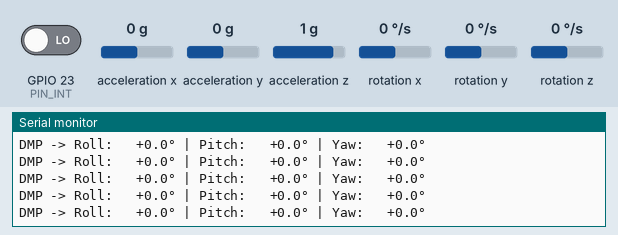
Bench run of a sketch on a simulated ESP32. Parts: the last lines printed to the serial monitor. The test bench sets the inputs (shaded band); at power-on: acceleration x 0 g, acceleration y 0 g, acceleration z 1 g, rotation z 0 °/s, GPIO 23 (PIN_INT) LOW, rotation x 0 °/s, rotation y 0 °/s. The sensor or clock chip raises its interrupt line as the real part does.

Above: at 2.2 s.
2.3 s: acceleration x set to -1.4 g
At 2.37 s:
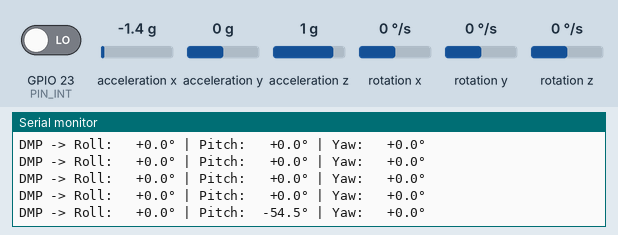
4.2 s: acceleration y set to -1.4 g
At 4.26 s:
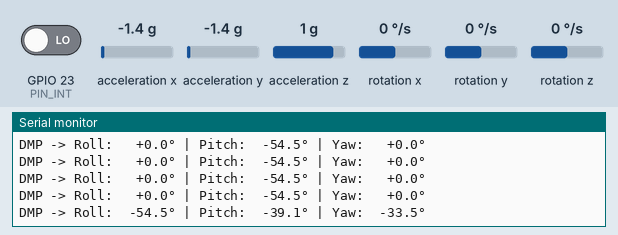
6.1 s: acceleration z set to -1.4 g
At 6.25 s:
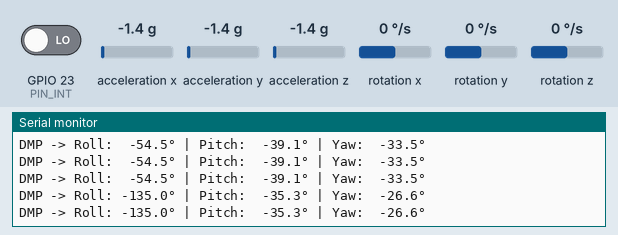
8.0 s: rotation z set to -192 °/s
At 8.66 s:
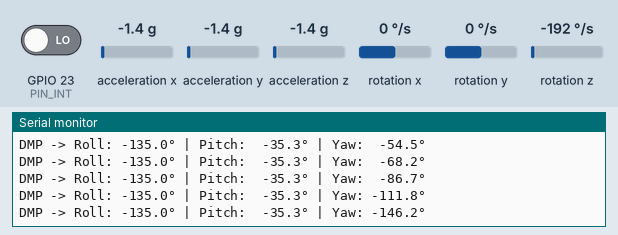
10.1 s: acceleration x set to 0 g
At 10.23 s:
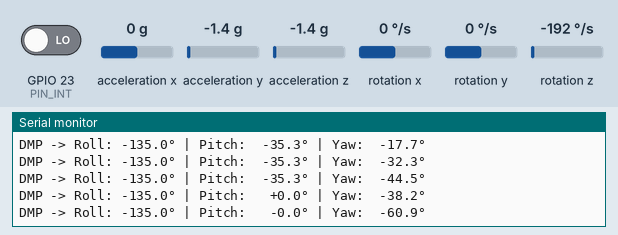
11.7 s: acceleration z set to 0 g
At 11.8 s:
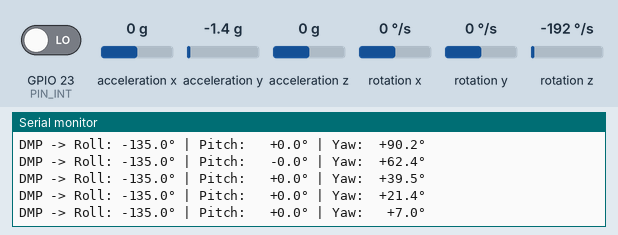
Timing chart, 0 to 14.7 s (numbered marks = the images above; inputs shaded):
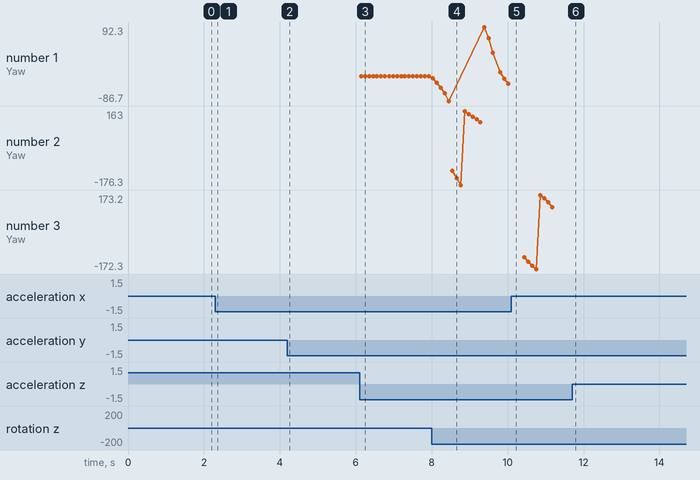

The sketch:

prueba_dmp.ino
```cpp
#include <Arduino.h>
#include <Wire.h>
#include "I2Cdev.h"
#include "MPU6050_6Axis_MotionApps20.h"

MPU6050 mpu;

// Pines
static const uint8_t PIN_INT = 23;

// Variables de control del DMP
bool dmpListo = false;
uint8_t mpuIntStatus;
uint8_t devStatus;
uint16_t packetSize;
uint16_t fifoCount;
uint8_t fifoBuffer[64];

// Orientación
Quaternion q;           // [w, x, y, z]
VectorFloat gravity;    // [x, y, z] vector de gravedad
float ypr[3];           // [yaw, pitch, roll] en radianes

volatile bool dmpDataReady = false;
void IRAM_ATTR isrDmp() {
    dmpDataReady = true;
}

void setup() {
    Serial.begin(115200);
    delay(500);
    Serial.println("\n=== TEST DE RUTA A: INICIALIZANDO DMP ===");

    Wire.begin(21, 22);
    Wire.setClock(400000); // 400kHz para leer la FIFO rápido

    mpu.initialize();
    pinMode(PIN_INT, INPUT);

    Serial.print("Comprobando conexion con MPU6050... ");
    Serial.println(mpu.testConnection() ? "OK" : "FALLO");

    // Inicializar DMP
    devStatus = mpu.dmpInitialize();

    // Offsets de fábrica o aproximados (se pueden afinar en la calibración)
    mpu.setXAccelOffset(-1000);
    mpu.setYAccelOffset(-1000);
    mpu.setZAccelOffset(1000);
    mpu.setXGyroOffset(0);
    mpu.setYGyroOffset(0);
    mpu.setZGyroOffset(0);

    if (devStatus == 0) {
        // Calibración inicial automática del hardware
        mpu.CalibrateAccel(6);
        mpu.CalibrateGyro(6);
        mpu.setDMPEnabled(true);

        attachInterrupt(digitalPinToInterrupt(PIN_INT), isrDmp, RISING);
        mpuIntStatus = mpu.getIntStatus();
        dmpListo = true;
        packetSize = mpu.dmpGetFIFOPacketSize();
        Serial.println("DMP inicializado con exito.");
    } else {
        Serial.printf("Error al cargar DMP (codigo %d)\n", devStatus);
        while (true) delay(1000);
    }
}

void loop() {
    if (!dmpListo) return;

    // Leemos el paquete cuando se llena la FIFO y hay datos listos
    if (mpu.dmpGetCurrentFIFOPacket(fifoBuffer)) {
        // Extraer cuaternión del paquete FIFO
        mpu.dmpGetQuaternion(&q, fifoBuffer);
        // Extraer vector de gravedad a partir del cuaternión
        mpu.dmpGetGravity(&gravity, &q);
        // Calcular Yaw, Pitch y Roll
        mpu.dmpGetYawPitchRoll(ypr, &q, &gravity);

        // Imprimir en grados para verificar visualmente
        static uint32_t ultimoPrint = 0;
        if (millis() - ultimoPrint >= 100) { // 10 Hz para lectura cómoda
            ultimoPrint = millis();
            Serial.printf("DMP -> Roll: %+6.1f° | Pitch: %+6.1f° | Yaw: %+6.1f°\n",
                          ypr[2] * 180.0f / M_PI,
                          ypr[1] * 180.0f / M_PI,
                          ypr[0] * 180.0f / M_PI);
        }
    }
}
```

Measured:
- after the input at 2.3 s, the serial monitor: prints a new line after 0.07 s (image 1)
- after the input at 4.2 s, the serial monitor: prints a new line after 0.05 s (image 2)
- after the input at 6.1 s, the serial monitor: prints a new line at once (image 3)
- after the input at 8.0 s, the serial monitor: prints a new line at once (image 4)
- after the input at 10.1 s, the serial monitor: prints a new line at once (image 5)
- plotted number 1: -26.6 → -44.5 after the input at 8.0 s
